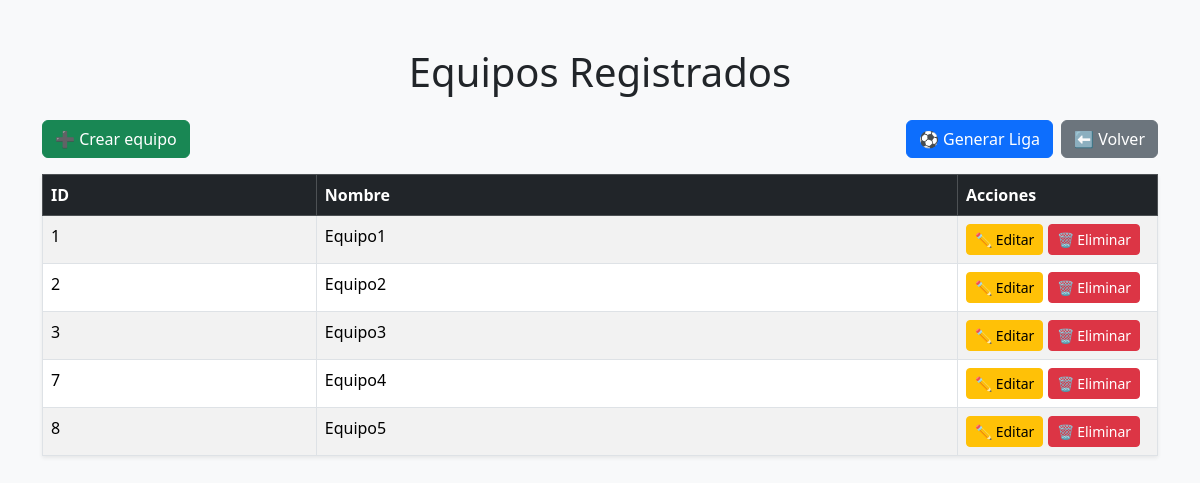
Screenshot of /equipos/ with the database file from the repository.
### liga/models.py (models this page shows, shortened)
class Equipo(models.Model):
    nombre = models.CharField(max_length=100, unique=True)

### liga/views.py (the view)
# urls.py: path('equipos/', views.listar_equipos, name='listar_equipos'),
def listar_equipos(request):
    equipos = Equipo.objects.all()
    return render(request, 'liga/listar_equipos.html', {'equipos': equipos})

### liga/templates/liga/listar_equipos.html (shortened to what this page needs)
<!DOCTYPE html>
<html lang="es">
<head>
    <link
        href="https://cdn.jsdelivr.net/npm/bootstrap@5.3.2/dist/css/bootstrap.min.css"
        rel="stylesheet"
    >
</head>
<body class="bg-light">
<div class="container mt-5">
    <h1 class="text-center mb-4">Equipos Registrados</h1>
    <div class="d-flex justify-content-between mb-3">
        <a href="/equipos/crear/" class="btn btn-success">
            ➕ Crear equipo
        </a>
        <div class="d-flex gap-2">
            <a href="/generar-jornadas/" class="btn btn-primary">
                ⚽ Generar Liga
            </a>
            <a href="/" class="btn btn-secondary">
                ⬅ Volver
            </a>
        </div>
    </div>
    <table class="table table-striped table-bordered shadow-sm">
        <thead class="table-dark">
            <tr>
                <th>ID</th>
                <th>Nombre</th>
                <th style="width: 200px;">Acciones</th>
            </tr>
        </thead>
        <tbody>
            {% for equipo in equipos %}
            <tr>
                <td>{{ equipo.id }}</td>
                <td>{{ equipo.nombre }}</td>
                <td>
                    <a href="/equipos/editar/{{ equipo.id }}/" class="btn btn-warning btn-sm">✏ Editar</a>
                    <a href="/equipos/eliminar/{{ equipo.id }}/" class="btn btn-danger btn-sm">🗑 Eliminar</a>
                </td>
            </tr>
            {% empty %}
            <tr>
                <td colspan="3" class="text-center text-muted">No hay equipos registrados</td>
            </tr>
            {% endfor %}
        </tbody>
    </table>
</div>
</body>
</html>

### rows the page displays
Equipo: id "1", nombre "Equipo1"
Equipo: id "2", nombre "Equipo2"
Equipo: id "3", nombre "Equipo3"
Equipo: id "7", nombre "Equipo4"
Equipo: id "8", nombre "Equipo5"
